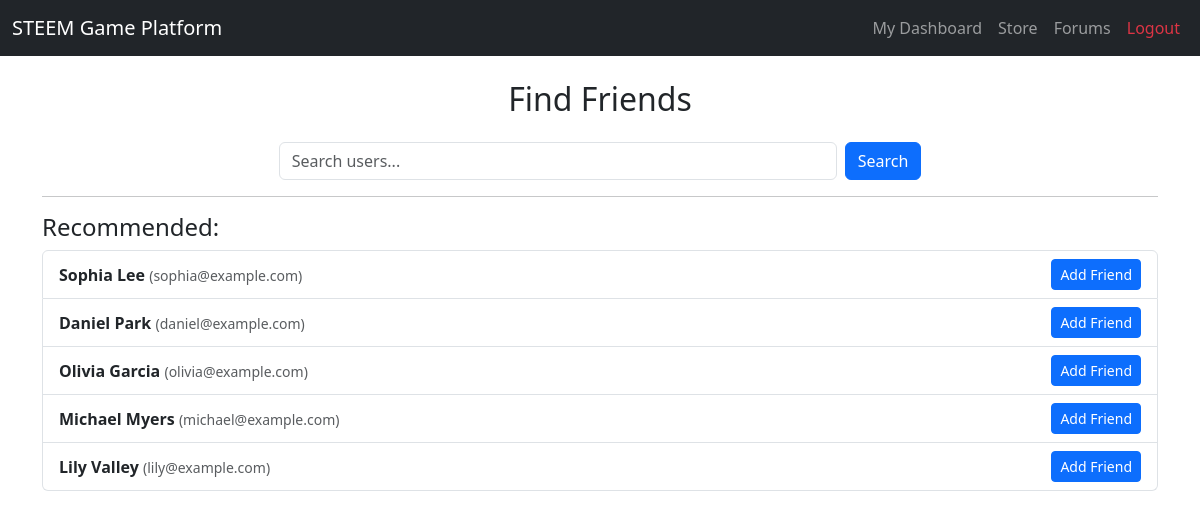
Page /find_friends (signed in) on the committed database.
### tables this page shows
CREATE TABLE Users (
    UserID INTEGER PRIMARY KEY AUTOINCREMENT,
    Name TEXT NOT NULL,
    Email TEXT UNIQUE NOT NULL,
    Password TEXT NOT NULL
);

### app.py (the view, shortened to what this page needs)
@app.route("/find_friends", methods=["GET", "POST"])
def find_friends():
    if session.get("role") != "user":
        return redirect(url_for("login"))
    db = get_db()
    results = None
    user_id = session["user_id"]
    recommended=db.execute("""
    SELECT DISTINCT u.UserID, u.Name, u.Email,
        CASE
            WHEN u.UserID IN (
                SELECT CASE WHEN UserID1=? THEN UserID2 ELSE UserID1 END
                FROM Friends
                WHERE ? IN (UserID1, UserID2)
            ) THEN 'friend'
            ELSE NULL
        END AS FriendStatus,

        -- 2. Pending request YOU sent
        (SELECT Status
            FROM FriendRequests
            WHERE SenderID=? AND ReceiverID=u.UserID AND Status='pending'
            LIMIT 1
        ) AS PendingSent,

        -- 3. Pending request THEY sent to YOU
        (SELECT Status
            FROM FriendRequests
            WHERE ReceiverID=? AND SenderID=u.UserID AND Status='pending'
            LIMIT 1
        ) AS PendingReceived
    FROM (
        -- Step 1: Get direct friends of the user
        SELECT
            CASE
                WHEN UserID1 = ? THEN UserID2
                ELSE UserID1
            END AS FriendID
        FROM Friends
        WHERE ? IN (UserID1, UserID2)
    ) ff
    JOIN Friends f2
        ON ff.FriendID IN (f2.UserID1, f2.UserID2)
    -- Step 2: Get the friends-of-friends
    JOIN Users u
        ON u.UserID = CASE
                        WHEN f2.UserID1 = ff.FriendID THEN f2.UserID2
                        ELSE f2.UserID1
                    END
    -- Step 3: Exclude original user and their direct friends
    WHERE u.UserID != ?
    AND u.UserID NOT IN (
        SELECT
            CASE
                WHEN UserID1 = ? THEN UserID2
                ELSE UserID1
            END
        FROM Friends
        WHERE ? IN (UserID1, UserID2)
    );
""", (user_id, user_id, user_id, user_id, user_id, user_id, user_id, user_id, user_id)).fetchall()
    return render_template("find_friends.html", results=results, recommended=recommended)

### app.py (called while the page is built)
def get_db():
    if 'db' not in g:
        g.db = sqlite3.connect(DATABASE)
        g.db.row_factory = sqlite3.Row
    return g.db

### templates/find_friends.html (shortened to what this page needs)
{% extends "layout.html" %}
{% block content %}
<h2 class="mb-4 text-center">Find Friends</h2>
<form method="POST" class="d-flex justify-content-center">
    <input type="text" name="search" class="form-control w-50" placeholder="Search users..." required>
    <button class="btn btn-primary ms-2">Search</button>
</form>
{% if recommended %}
    <hr>
    <h4>Recommended:</h4>
    <ul class="list-group">
        {% for u in recommended %}
        <li class="list-group-item d-flex justify-content-between align-items-center">
            <span>
                <strong>{{ u.Name }}</strong>
                <small class="text-muted">({{ u.Email }})</small>
            </span>
            <span>
                {% if u.FriendStatus == 'friend' %}
                    <span class="badge bg-success">Already Friends</span>
                {% elif u.PendingSent == 'pending' %}
                    <span class="badge bg-info text-dark">Request Sent</span>
                {% elif u.PendingReceived == 'pending' %}
                    <span class="badge bg-warning text-dark">Requested You</span>
                {% else %}
                    <a href="{{ url_for('send_friend_request', receiver_id=u.UserID) }}"
                       class="btn btn-primary btn-sm">
                        Add Friend
                    </a>
                {% endif %}
            </span>
        </li>
        {% endfor %}
    </ul>
{% endif %}
{% endblock %}

### rows in the picture
Users: Name "Sophia Lee", Email "sophia@example.com"
Users: Name "Daniel Park", Email "daniel@example.com"
Users: Name "Olivia Garcia", Email "olivia@example.com"
Users: Name "Michael Myers", Email "michael@example.com"
Users: Name "Lily Valley", Email "lily@example.com"
